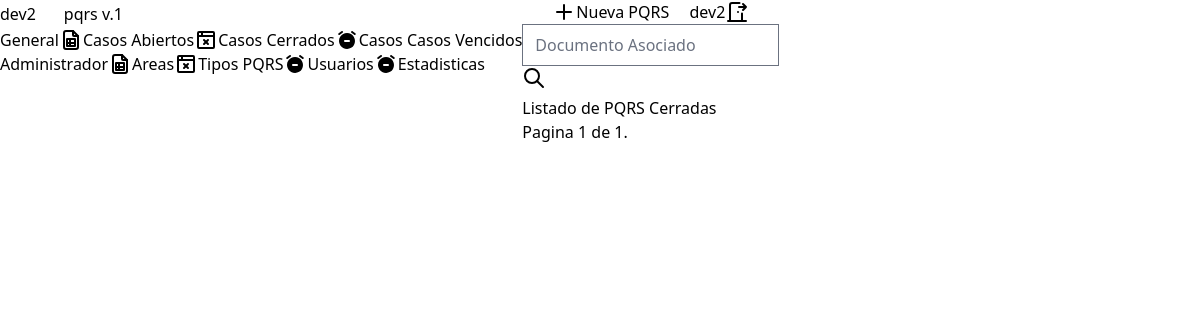
/pqrs-cerradas/ (signed in), run on an earlier commit of the app's database.
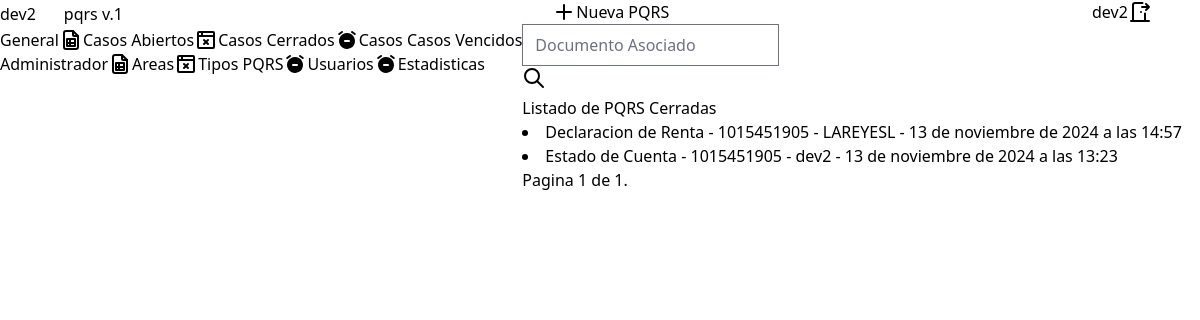
And on a later commit of the database.
### users/models.py (models this page shows, shortened)
class PQRS(models.Model):
    typePQRS = models.ForeignKey(TypesPQRS, on_delete=models.CASCADE)
    asociado = models.IntegerField(null=True, blank=True)
    description = models.CharField(max_length=1000)
    file = models.FileField(upload_to='files/', null=True, blank=True)
    image = models.ImageField(upload_to='images/', null=True, blank=True)
    created = models.DateTimeField(auto_now_add=True)
    timeResponse = models.DateTimeField(null=True, blank=True)
    userCreated = models.CharField(max_length=100)
    status = models.CharField(max_length=100, default="Open")
    close_by = models.CharField(max_length=100, null=True, blank=True)
    closed = models.DateTimeField(null=True, blank=True)
    objects = PQRSManager()
    def save(self, *args, **kwargs):
        if self.typePQRS and not self.timeResponse:
            dateEnd = datetime.now() + timedelta(hours=self.typePQRS.timeExecute)
            self.timeResponse = timezone.make_aware(dateEnd, timezone.get_current_timezone())
        super(PQRS, self).save(*args, **kwargs)
    def check_time_response(self):
        if self.timeResponse and self.timeResponse < timezone.now() and self.status == "Open":
            self.status = "Expired"
            self.save()
    class Meta:
        ordering = ['-created']

### adminUser/models.py (models this page shows, shortened)
class TypesPQRS(models.Model):
    name = models.CharField(max_length=100)
    timeExecute = models.IntegerField()
    area_redirect = models.ForeignKey(Areas, on_delete=models.SET_NULL, null=True, blank=True)
    def __str__(self):
        return self.name

### users/views.py (the view)
# urls.py: path('pqrs-cerradas/', closePQRS, name="closedpqrs"),
@login_required
def closePQRS(request):
    formSearch = SearchForm()
    userType = request.user
    if userType.is_staff:
        closePQRS = PQRS.objects.filter(status="Close")
    else:
        closePQRS = PQRS.objects.filter(
            Q(userCreated=userType) | Q(typePQRS__area_redirect=userType.area), status="Close")
    if request.method == 'POST':
        formSearch = SearchForm(request.POST)
        if formSearch.is_valid():
            search = formSearch.cleaned_data.get('search')
            closePQRS = closePQRS.filter(asociado=search)
            formSearch = SearchForm()
    paginator = Paginator(closePQRS, 10)
    page_number = request.GET.get('page', 1)
    try:
        pqrs_close = paginator.page(page_number)
    except EmptyPage:
        return HttpResponseRedirect(f"{request.path}?page=1")
    return render(request, 'close_pqrs.html', {'pqrs': pqrs_close, 'formSearch': formSearch})

### users/forms.py
class SearchForm(forms.Form):
    search = forms.IntegerField(label="", widget=forms.NumberInput(attrs={
        'class': 'bg-transparent border-0 focus:outline-none focus:ring-0 focus:border-gray-300 rounded-full',
        'placeholder': 'Documento Asociado'
    }))

### users/models.py (called while the page is built)
    def get_queryset(self):
        queryset = super().get_queryset()
        for pqrs in queryset:
            pqrs.check_time_response()
        return queryset

### users/templates/close_pqrs.html (shortened to what this page needs)
{% extends "baseUsers.html" %} {% block datas %}
<form
  method="POST"
  class="inline-flex flex-row gap-5 justify-around border-[2px] border-gray-300 px-5 rounded-full shadow-2xl"
>
  {% csrf_token %} {{ formSearch.as_p }}
  <button type="submit" class="hover:scale-110 transition-all duration-200">
  </button>
</form>
<h2>Listado de PQRS Cerradas</h2>
{% for pqr in pqrs %}
<li>
  <a href="{% url 'findpqrs' pqr.id %}"
    >{{pqr.typePQRS}} - {{pqr.asociado}} - {{pqr.userCreated}} -
    {{pqr.closed}}</a
  >
</li>
{% endfor %} {% include "pagination.html" with page=pqrs %} {% endblock datas %}

What changed in the data, as far as the page shows it:
added PQRS: typePQRS "Declaracion de Renta", asociado "1015451905", userCreated "LAREYESL", closed "13 de noviembre de 2024 a las 14:57"
now on this page (row edited): PQRS: typePQRS "Estado de Cuenta", asociado "1015451905", userCreated "dev2", closed "13 de noviembre de 2024 a las 13:23"
